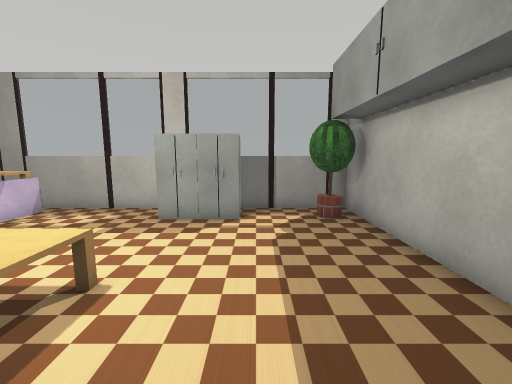
view 1 (above)

12 first-person views from a walk through a Webots world. The camera is 1 m above the floor, tilts 8° down and sees 90° across. Doors are drawn as open doorways. The floor is counted in squares, 0.5 m on a side. Each view is taken from the middle of a square. On the plan, view 1 faces up. The plan holds only what a view shows up to about 16 squares ahead; the rest is blank. Robots are left out. Webots' stock objects and surfaces are drawn as simple stand-ins.

view 2
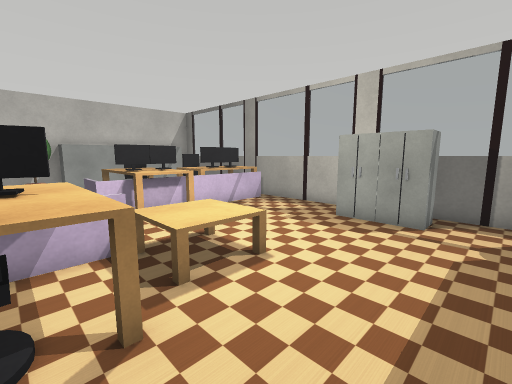

view 3
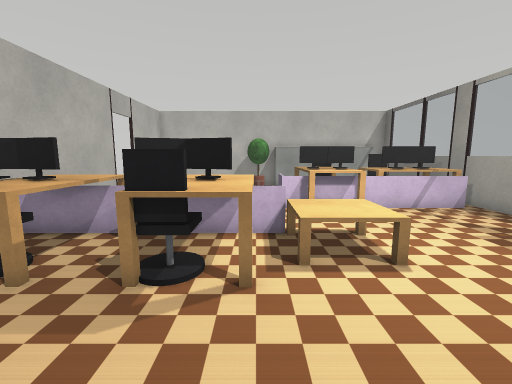

view 4
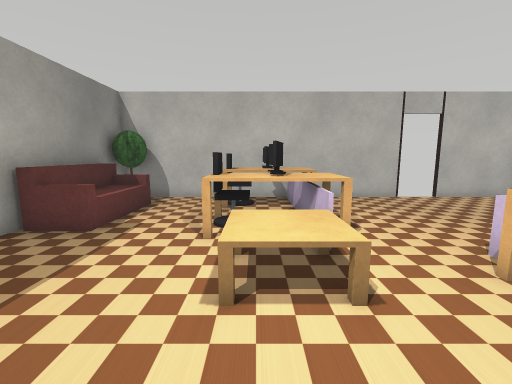

view 5
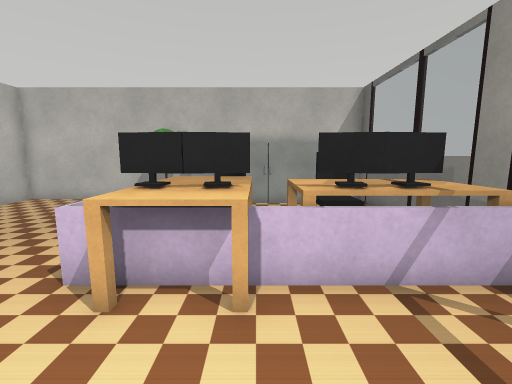

view 6
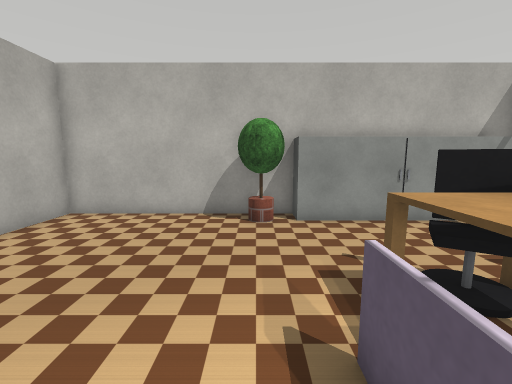

view 7
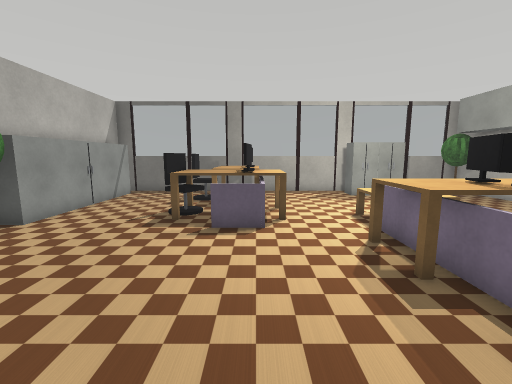

view 8
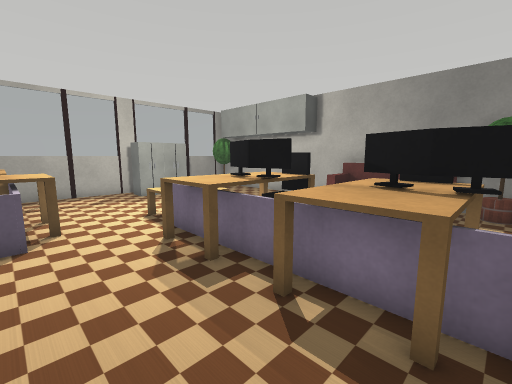

view 9
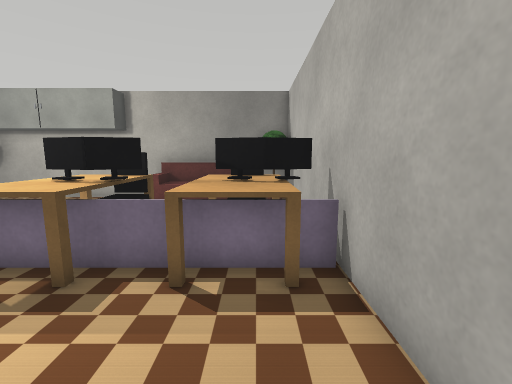

view 10
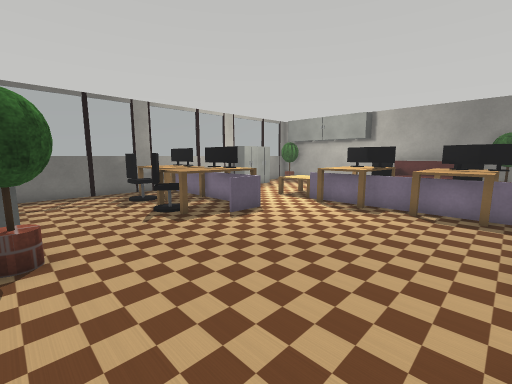

view 11
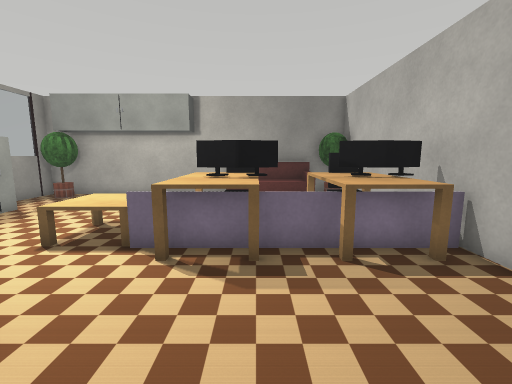

view 12
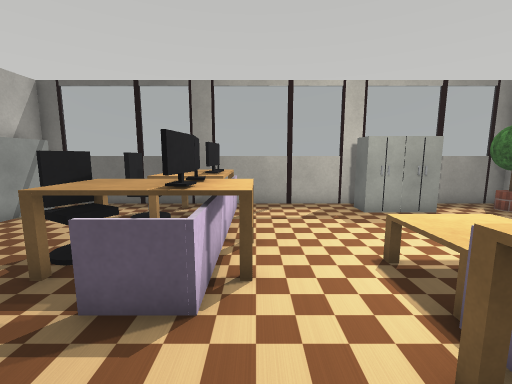

### Floor plan
Points are (right, up) in squares from view 1. A wall is a line through its corners. A room is listed if a view was taken in it or the views show most of it. See-through windows are left out.
Room 1 (views 1, 2, 3, 4, 5, 6, 7, 8, 9, 10, 11, 12)
walls: (-2.5, 9.7) (-15.8, 9.7) (-15.8, -5.5) (-11.8, -5.5); (-10.1, -5.5) (3.5, -5.5) (3.5, 9.7) (-0.8, 9.7)
low walls: (-7.7, 2.5) (-7.7, 2) (-9.4, 2); (-7.8, 4.4) (-7.8, 6.4); (-4.5, -1.4) (-4.5, -2.5); (-4.6, -2.6) (-4.6, -1.5); (-7.7, 6.5) (-7.7, 4.4); (-7.7, 9.1) (-7.7, 8.4)
ways out: gap at (-11, -6)
objects: potted tree (-15, 1) to (-14, 2); cabinet (-15, 3) to (-15, 9); office chair (-11, 4); office chair (-11, 7) to (-10, 8); table (-10, 3) to (-9, 5); table (-10, 6) to (-9, 9); monitor (-8, 3); monitor (-8, 4); monitor (-8, 7); monitor (-8, 8); table (-7, 3) to (-7, 5); table (-5, -4) to (-4, -3); table (-5, -1) to (-2, 1); monitor (-4, -5); monitor (-4, -4) to (-3, -3); monitor (-4, -1) to (-3, -1); monitor (-4, 0) to (-3, 0); table (-4, 2) to (-3, 4); cabinet (-3, 8) to (-3, 9); office chair (-2, -4) to (-2, -3); office chair (-2, -1) to (-2, 0); cabinet (-2, 8) to (-1, 9); potted tree (2, -5) to (3, -4); sofa (2, -3) to (3, 0); potted tree (2, 8) to (3, 9)

Positions as (right, up) in squares from view 1, and headings:
1: (0, 0), facing up
2: (1, 0), facing up-left
3: (2, 1), facing left
4: (-3, 7), facing down
5: (-4, 5), facing left
6: (-7, 1), facing left
7: (-8, -5), facing up
8: (-8, -5), facing up-right
9: (-9, -4), facing right
10: (-15, -5), facing up-right
11: (-10, -1), facing right
12: (-7, -1), facing up
